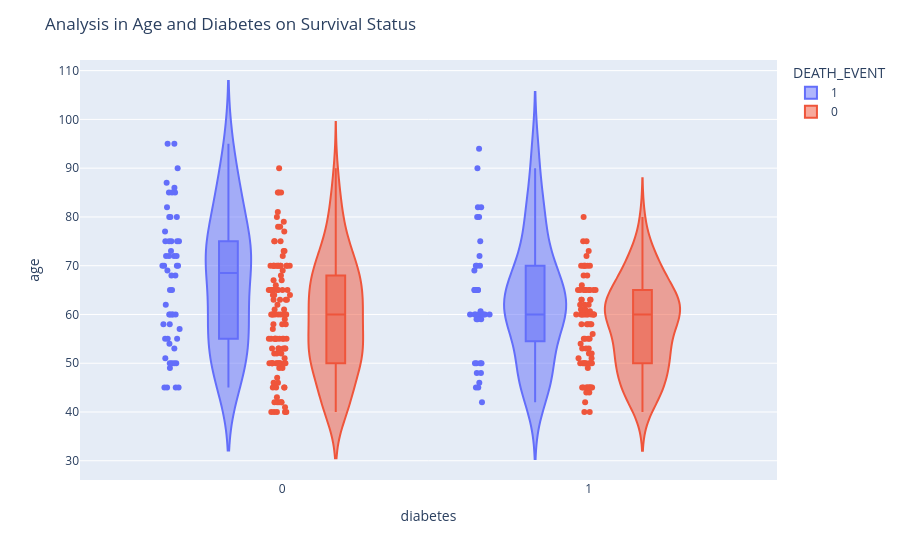

Notebook code for this chart:
### Code cell
fig = px.violin(df, y="age", x="diabetes", color="DEATH_EVENT", box=True, points="all", hover_data=df.columns)
fig.update_layout(title_text="Analysis in Age and Diabetes on Survival Status")
fig.show()

### Figure 1 — Plotly figure (JSON) as saved in the notebook; plotly's stock layout.template omitted (floating-point values rounded to 4 significant figures; data arrays with more than 128 entries replaced by an {"elided": "..."} marker saying what was removed)
{"data": [{"alignmentgroup": "True", "box": {"visible": true}, "customdata": {"elided": "96x13 float values"}, "hovertemplate": "DEATH_EVENT=%{customdata[12]}<br>diabetes=%{customdata[3]}<br>age=%{customdata[0]}<br>anaemia=%{customdata[1]}<br>creatinine_phosphokinase=%{customdata[2]}<br>ejection_fraction=%{customdata[4]}<br>high_blood_pressure=%{customdata[5]}<br>platelets=%{customdata[6]}<br>serum_creatinine=%{customdata[7]}<br>serum_sodium=%{customdata[8]}<br>sex=%{customdata[9]}<br>smoking=%{customdata[10]}<br>time=%{customdata[11]}<extra></extra>", "legendgroup": "1", "marker": {"color": "#636efa"}, "name": "1", "offsetgroup": "1", "orientation": "v", "points": "all", "scalegroup": "True", "showlegend": true, "type": "violin", "x": [0, 0, 0, 0, 1, 0, 0, 1, 0, 0, 0, 0, 0, 0, 0, 0, 0, 0, 1, 1, 0, 1, 1, 0, 1, 0, 1, 1, 0, 1, 1, 1, 1, 1, 1, 0, 1, 1, 1, 1, 0, 1, 0, 0, 0, 0, 1, 1, 1, 0, 0, 1, 1, 0, 0, 0, 1, 0, 0, 1, 0, 0, 0, 1, 1, 0, 0, 0, 0, 0, 0, 1, 0, 0, 0, 0, 1, 1, 1, 1, 1, 1, 0, 0, 1, 0, 1, 0, 0, 1, 0, 0, 0, 0, 1, 0], "x0": " ", "xaxis": "x", "y": [75, 55, 65, 50, 65, 90, 75, 60, 65, 80, 75, 62, 45, 50, 82, 87, 45, 70, 48, 65, 68, 75, 80, 95, 70, 58, 82, 94, 85, 50, 65, 69, 90, 82, 60, 70, 50, 70, 60, 50, 51, 60, 80, 57, 68, 53, 60, 70, 60, 95, 49, 72, 45, 50, 45, 60, 42, 72, 70, 65, 85, 69, 60, 60, 59, 60, 72, 85, 70, 86, 60, 46, 80, 72, 75, 72, 50, 45, 80, 59, 59, 65, 75, 58, 60.67, 50, 60, 45, 77, 48, 54, 73, 60, 55, 65, 55], "y0": " ", "yaxis": "y"}, {"alignmentgroup": "True", "box": {"visible": true}, "customdata": {"elided": "203x13 float values"}, "hovertemplate": "DEATH_EVENT=%{customdata[12]}<br>diabetes=%{customdata[3]}<br>age=%{customdata[0]}<br>anaemia=%{customdata[1]}<br>creatinine_phosphokinase=%{customdata[2]}<br>ejection_fraction=%{customdata[4]}<br>high_blood_pressure=%{customdata[5]}<br>platelets=%{customdata[6]}<br>serum_creatinine=%{customdata[7]}<br>serum_sodium=%{customdata[8]}<br>sex=%{customdata[9]}<br>smoking=%{customdata[10]}<br>time=%{customdata[11]}<extra></extra>", "legendgroup": "0", "marker": {"color": "#EF553B"}, "name": "0", "offsetgroup": "0", "orientation": "v", "points": "all", "scalegroup": "True", "showlegend": true, "type": "violin", "x": {"elided": "203 int values"}, "x0": " ", "xaxis": "x", "y": {"elided": "203 float values"}, "y0": " ", "yaxis": "y"}], "layout": {"legend": {"title": {"text": "DEATH_EVENT"}, "tracegroupgap": 0}, "margin": {"t": 60}, "title": {"text": "Analysis in Age and Diabetes on Survival Status"}, "violinmode": "group", "xaxis": {"anchor": "y", "domain": [0, 1], "title": {"text": "diabetes"}}, "yaxis": {"anchor": "x", "domain": [0, 1], "title": {"text": "age"}}}}
